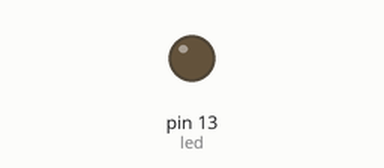
Recording of a sketch running on a simulated Arduino Uno, built with avr-gcc and run on an emulated ATmega328P. Parts: output pins drawn as LEDs (lit = HIGH). What the sketch prints to the serial monitor is not drawn.

Above: at 0.03 s.
Timing chart, 0 to 3.0 s (numbered marks = the images above):
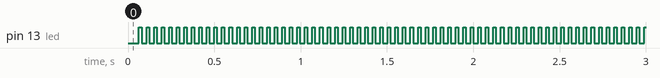

The sketch:

Millis_led.ino
```cpp
/*
 * Funzione millis e led
 *
 * Il programma accende il led 13 e stampa sulla seriale
 * il tempo d'attesa prima dello spegnimento.
 *
 */
#define led 13
unsigned long time=0;
int attesa = 1000;

void setup(){
  pinMode(led, OUTPUT);
  Serial.begin(9600);
}

void loop(){
  digitalWrite(led,HIGH);
  Serial.print("Attesa: ");
  Serial.println(attesa);

  while(time > attesa){
    time = millis();
  }

  digitalWrite(led, LOW);
  Serial.print("Attesa terminata, led spento");
}
```

Measured:
- by itself, pin 13 (led): alternates HIGH for 0.01 s and LOW for 0.03 s
